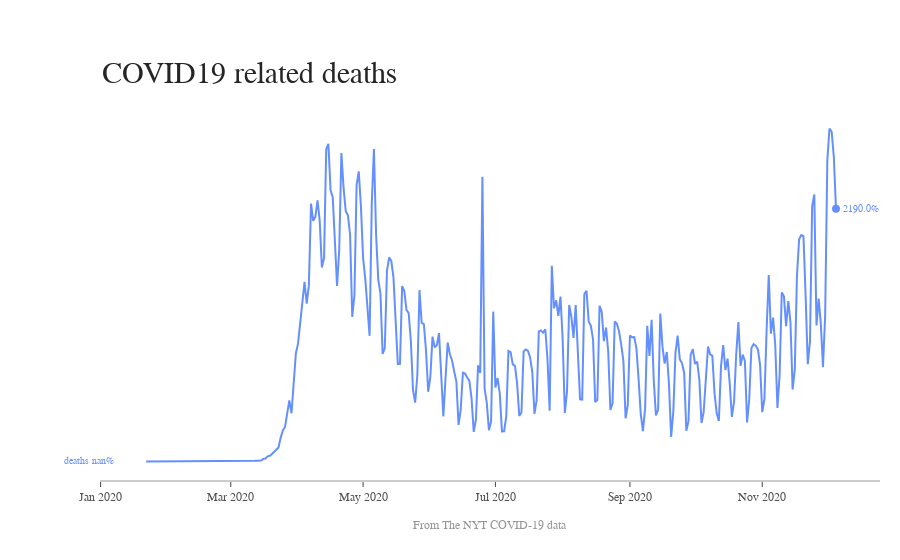

This figure's notebook cell:
### Code cell
rc,fig = plotTrend(Source = DeathPerDay,
          title = 'COVID19 related deaths',
          isPercentage = True,
          dateColumnHeader = 'date',
          labels = ['deaths'],
          credits=source_NYT)
if rc:
    fig.show()

### Figure 1 — Plotly figure (JSON) as saved in the notebook; plotly's stock layout.template omitted (floating-point values rounded to 4 significant figures; data arrays with more than 128 entries replaced by an {"elided": "..."} marker saying what was removed)
{"data": [{"connectgaps": true, "line": {"color": "rgb(100,143,255)", "width": 2}, "mode": "lines", "name": "deaths", "type": "scatter", "x": {"elided": "320 str values"}, "y": {"elided": "320 int values"}}, {"marker": {"color": "rgb(100,143,255)", "size": 8}, "mode": "markers", "type": "scatter", "x": ["2020-01-21", "2020-12-05"], "y": [null, 2190]}], "layout": {"annotations": [{"font": {"color": "rgb(100,143,255)", "family": "Arial", "size": 10}, "showarrow": false, "text": "deaths nan%", "x": 0.02, "xanchor": "right", "xref": "paper", "y": null, "yanchor": "middle"}, {"font": {"color": "rgb(100,143,255)", "family": "Arial", "size": 10}, "showarrow": false, "text": "2190.0%", "x": 0.95, "xanchor": "left", "xref": "paper", "y": 2188, "yanchor": "middle"}, {"font": {"color": "rgb(37,37,37)", "family": "Arial", "size": 30}, "showarrow": false, "text": "COVID19 related deaths", "x": 0, "xanchor": "left", "xref": "paper", "y": 1.05, "yanchor": "bottom", "yref": "paper"}, {"font": {"color": "rgb(150,150,150)", "family": "Arial", "size": 12}, "showarrow": false, "text": "From The NYT COVID-19 data", "x": 0.5, "xanchor": "center", "xref": "paper", "y": -0.1, "yanchor": "top", "yref": "paper"}], "autosize": false, "margin": {"autoexpand": false, "l": 100, "r": 20, "t": 110}, "plot_bgcolor": "white", "showlegend": false, "xaxis": {"linecolor": "rgb(204, 204, 204)", "linewidth": 2, "showgrid": false, "showline": true, "showticklabels": true, "tickfont": {"color": "rgb(82, 82, 82)", "family": "Arial", "size": 12}, "ticks": "outside"}, "yaxis": {"showgrid": false, "showline": false, "showticklabels": false, "zeroline": false}}}
